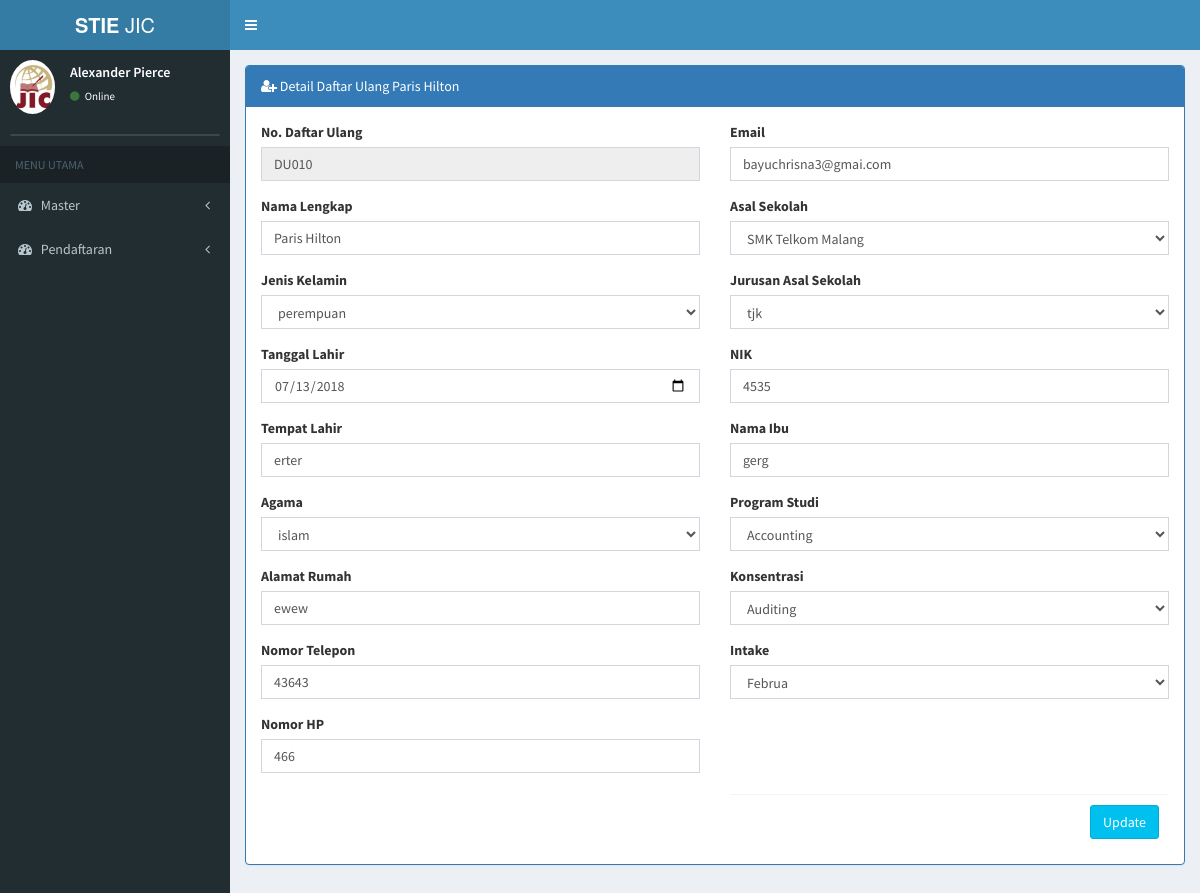
The page /index.php/daftar_ulang/detail_du/DU010 on the database its author committed.
### tables this page shows
CREATE TABLE `tb_du` (
  `no_du` varchar(6) NOT NULL,
  `nama_du` varchar(100) NOT NULL,
  `jk_daftar_du` varchar(12) NOT NULL,
  `tpt_lahir_du` varchar(20) NOT NULL,
  `tgl_lahir_du` date NOT NULL,
  `alamat_du` text NOT NULL,
  `no_telp_du` varchar(15) NOT NULL,
  `no_telpm_du` varchar(30) NOT NULL,
  `email_du` varchar(50) NOT NULL,
  `agama_du` text NOT NULL,
  `nik_du` varchar(50) NOT NULL,
  `ibu_kandung_du` text NOT NULL,
  `id_sekolah2` varchar(5) NOT NULL,
  `id_prodi2` varchar(5) NOT NULL,
  `id_konsentrasi2` varchar(6) NOT NULL,
  `intake` varchar(10) NOT NULL,
  `waktu` text NOT NULL,
  `status` enum('aktif','non-aktif') NOT NULL,
  `jurusan` varchar(20) NOT NULL,
  `tanggal_du` date NOT NULL,
  `id_hasil_tes2` varchar(15) NOT NULL
);

CREATE TABLE `tb_sekolah` (
  `id_sekolah` varchar(6) NOT NULL,
  `nama_sekolah` varchar(30) NOT NULL,
  `alamat_sekolah` text NOT NULL,
  `jenis_sekolah` varchar(6) NOT NULL
);

CREATE TABLE `tb_prodi` (
  `id_prodi` varchar(6) NOT NULL,
  `nama_prodi` varchar(20) NOT NULL,
  `ketua_prodi` varchar(50) NOT NULL
);

CREATE TABLE `tb_konsentrasi` (
  `id_konsentrasi` varchar(6) NOT NULL,
  `nama_konsentrasi` varchar(20) NOT NULL,
  `id_prodi2` varchar(6) NOT NULL
);

### application/controllers/daftar_ulang.php (called while the page is built, shortened)
<?php
class daftar_ulang extends CI_Controller {
	public function __construct()
	{
		$this->load->model('daftar_ulang_model');
		$this->load->model('pendaftaran_model');
	}
	public function detail_du()
	{
			$id_du = $this->uri->segment(3);
			$data['du'] = $this->daftar_ulang_model->detail_du($id_du);
			$data['getProdi'] = $this->daftar_ulang_model->getProdi();
			$data['getPreschool'] = $this->daftar_ulang_model->getPreschool();
			$data['main_view'] = 'Daftar/edit_daftarulang_view';
			$this->load->view('template', $data);
	}
}

### index.php (called while the page is built, shortened)
<?php
require_once BASEPATH.'core/CodeIgniter.php';

### application/models/daftar_ulang_model.php (called while the page is built, shortened)
<?php
class Daftar_ulang_model extends CI_Model {
  public function detail_du($id_du){
      return $this->db->join('tb_prodi','tb_prodi.id_prodi=tb_du.id_prodi2')
              ->join('tb_sekolah','tb_sekolah.id_sekolah=tb_du.id_sekolah2')
              ->join('tb_konsentrasi','tb_konsentrasi.id_konsentrasi=tb_du.id_konsentrasi2')
              ->where('no_du', $id_du)
              ->get('tb_du')
              ->row();
  }
}

### application/views/Daftar/edit_daftarulang_view.php (the view, shortened to what this page needs)
<form  method="post" action="<?php echo base_url(); ?>index.php/daftar_ulang/save_edit_du/<?php echo $du->no_du; ?>" enctype="multipart/form-data">
<div class="row">
    <div class="col-md-12">
        <div>
          <div class="panel panel-primary">
            <div class="panel-heading">
            <i class="fa fa-user-plus"></i> Detail Daftar Ulang <?php echo $du->nama_du; ?></div>
            <div class="panel-body">
              <div class="row">
                <div class="col-lg-6">
      <div class="form-group">
                  <label for="no">No. Daftar Ulang</label>
                  <input type="text" name="no_du" class="form-control" id="no_du" placeholder="" required .input-sm value="<?php echo $du->no_du; ?>" readonly>
                </div>
                <div class="form-group">
                  <label for="email">Nama Lengkap</label>
                  <input type="text" name="nama_du" class="form-control" id="nama_du" placeholder="Input Full Name" required value="<?php echo $du->nama_du; ?>">
                </div>
                <div class="form-group">
                  <label for="gender">Jenis Kelamin</label>
                  <select id="gender" name="gender" class="form-control">
            <option value="<?php echo $du->jk_daftar_du; ?>"><?php echo $du->jk_daftar_du; ?></option>
          </select>
                </div>
                <div class="form-group">
                  <label for="email">Tanggal Lahir</label>
                  <input type="date" name="tgl_lahir_du" class="form-control" id="tgl_lahir_du" required value="<?php echo $du->tgl_lahir_du; ?>">
                </div>
                <div class="form-group">
                  <label for="place">Tempat Lahir</label>
                  <input type="text" name="tpt_lahir_du" class="form-control" id="tpt_lahir_du" placeholder="Input Birth Place" required value="<?php echo $du->tpt_lahir_du; ?>">
                </div>
                <div class="form-group">
                  <label for="religion">Agama</label>
                <select id="agama_du" name="agama_du" class="form-control">
                  <option value="<?php echo $du->agama_du; ?>"><?php echo $du->agama_du; ?></option>
                </select>
                </div>
                <div class="form-group">
                  <label for="address">Alamat Rumah</label>
                  <input type="text" name="alamat_du" class="form-control" id="alamat_du" placeholder="Input Home Address" required value="<?php echo $du->alamat_du; ?>">
                </div>
                <div class="form-group">
                  <label for="phone">Nomor Telepon</label>
                  <input type="number" name="no_telp_du" class="form-control" id="no_telp_du" placeholder="Input Phone Number" required value="<?php echo $du->no_telp_du; ?>">
                </div>
                <div class="form-group">
                  <label for="phone">Nomor HP</label>
                  <input type="number" name="no_telpm_du" class="form-control" id="no_telpm_du" placeholder="Input Mobile Phone Number" required value="<?php echo $du->no_telpm_du; ?>">
                </div>
              </div>
              <div class="col-md-6">
                <div class="form-group">
                  <label for="email">Email</label>
                  <input type="email" name="email_du" class="form-control" id="email_du" placeholder="Input Email" required value="<?php echo $du->email_du; ?>">
                </div>
                <div class="form-group">
                  <label for="preschool">Asal Sekolah</label>
                  <select id="id_sekolah" name="id_sekolah"class="form-control">
                  <option value="<?php echo $du->id_sekolah; ?>"><?php echo $du->nama_sekolah; ?></option>
                </select>
                </div>
                <div class="form-group">
                  <label for="major">Jurusan Asal Sekolah</label>
                <select id="jurusan" name="jurusan" class="form-control" >
                  <option value="<?php echo $du->jurusan; ?>"><?php echo $du->jurusan; ?></option>
                </select>
                </div>
                <div class="form-group">
                  <label for="nik">NIK</label>
                  <input type="number" name="nik_du" class="form-control" id="nik_du" placeholder="Input NIK" required value="<?php echo $du->nik_du; ?>">
                </div>
                <div class="form-group">
                  <label for="mother">Nama Ibu</label>
                  <input type="text" name="ibu_kandung_du" class="form-control" id="ibu_kandung_du" placeholder="Input your mother Name" required value="<?php echo $du->ibu_kandung_du; ?>">
                </div>
                <div class="form-group">
                  <label for="prodi">Program Studi</label>
                  <select id="id_prodi" class="form-control" name="id_prodi" onchange="return get_concentrate(this.value)">
                    <option value="<?php echo $du->id_prodi; ?>"><?php echo $du->nama_prodi; ?></option>
                  </select>
                </div>
                <div class="form-group">
                  <label for="concentrate">Konsentrasi</label>
                  <select id="concentrate" name="concentrate" class="form-control">
                  <option value="<?php echo $du->id_konsentrasi; ?>"><?php echo $du->nama_konsentrasi; ?></option>
                  </select>
                </div>
                <div class="form-group">
                  <label for="intake">Intake</label>
                  <select id="intake" name="intake" class="form-control" >
                    <option value="<?php echo $du->intake; ?>"><?php echo $du->intake; ?></option>
                  </select>
                </div>
                <br>
                <br>
                <br>
                <br>
                <div class="box-footer">
                <button type="submit" class="btn btn-info pull-right">Update</button>
                	</div>
                            </form>
                        </div></div>

### rows shown on the page
tb_du: nama_du "Paris Hilton", no_du "DU010", gender "perempuan", tgl_lahir_du "07/13/2018", tpt_lahir_du "erter", agama_du "islam", alamat_du "ewew", no_telp_du "43643", no_telpm_du "466", email_du "bayuchrisna3@gmai.com", id_sekolah "SMK Telkom Malang", jurusan "tjk", nik_du "4535", ibu_kandung_du "gerg", id_prodi "Accounting", concentrate "Auditing", intake "Februa"
